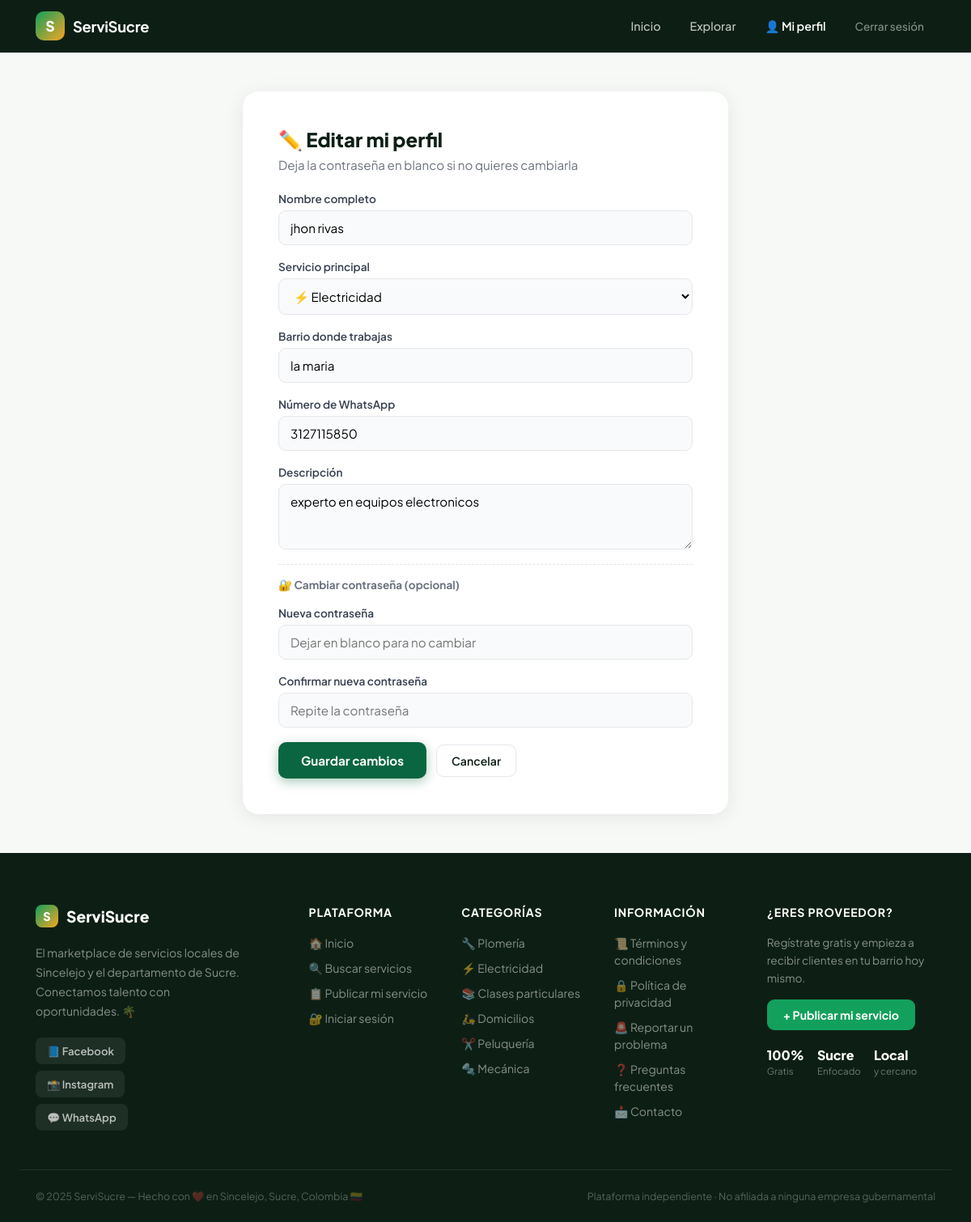
The app's page /perfil/1/editar (signed in) with its own data.
### tables this page shows
CREATE TABLE proveedores (
            id          INTEGER PRIMARY KEY AUTOINCREMENT,
            nombre      TEXT NOT NULL,
            servicio    TEXT NOT NULL,
            barrio      TEXT NOT NULL,
            telefono    TEXT NOT NULL,
            descripcion TEXT,
            foto        TEXT,
            password    TEXT NOT NULL,
            activo      INTEGER DEFAULT 1,
            fecha_reg   TIMESTAMP DEFAULT CURRENT_TIMESTAMP
        );

### app.py (the view, shortened to what this page needs)
@app.route('/perfil/<int:pid>/editar', methods=['GET', 'POST'])
def editar_perfil(pid):
    if session.get('proveedor_id') != pid:
        return redirect(f'/perfil/{pid}')
    conn = get_db()
    p    = conn.execute('SELECT * FROM proveedores WHERE id=?', (pid,)).fetchone()
    conn.close()
    return render_template('editar.html', proveedor=p, error=None)

### app.py (called while the page is built)
def get_db():
    conn = sqlite3.connect('database.db')
    conn.row_factory = sqlite3.Row
    return conn

### templates/editar.html (shortened to what this page needs)
{% extends "base.html" %}
{% block contenido %}
<div class="auth-page" style="max-width:600px">
    <div class="form-card" style="text-align:left">
        <h3>✏️ Editar mi perfil</h3>
        <p style="color:var(--gris); margin-bottom:24px">
            Deja la contraseña en blanco si no quieres cambiarla
        </p>
        <form action="/perfil/{{ proveedor['id'] }}/editar"
              method="POST" class="form-modern">
            <div class="form-group">
                <label>Nombre completo</label>
                <input type="text" name="nombre"
                       value="{{ proveedor['nombre'] }}" required>
            </div>
            <div class="form-group">
                <label>Servicio principal</label>
                <select name="servicio" required>
                    <option value="electricista" {% if proveedor['servicio']=='electricista' %}selected{% endif %}>⚡ Electricidad</option>
                </select>
            </div>
            <div class="form-group">
                <label>Barrio donde trabajas</label>
                <input type="text" name="barrio"
                       value="{{ proveedor['barrio'] }}" required>
            </div>
            <div class="form-group">
                <label>Número de WhatsApp</label>
                <input type="text" name="telefono"
                       value="{{ proveedor['telefono'] }}" required>
            </div>
            <div class="form-group">
                <label>Descripción</label>
                <textarea name="descripcion" rows="3">{{ proveedor['descripcion'] }}</textarea>
            </div>
            <div class="form-divider">🔐 Cambiar contraseña (opcional)</div>
            <div class="form-group">
                <label>Nueva contraseña</label>
                <input type="password" name="password"
                       placeholder="Dejar en blanco para no cambiar">
            </div>
            <div class="form-group">
                <label>Confirmar nueva contraseña</label>
                <input type="password" name="confirmar" placeholder="Repite la contraseña">
            </div>
            <div class="form-actions">
                <button type="submit" class="btn-primary">Guardar cambios</button>
                <a href="/perfil/{{ proveedor['id'] }}" class="btn-ver">Cancelar</a>
            </div>
        </form>
    </div>
</div>
{% endblock %}

### static/css/estilo.css (style rules this page uses)
:root { --verde: #0A6640; --verde2: #12A05C; --acento: #F5A623; --oscuro: #0D1F15; --gris: #6B7280; --gris-claro: #F3F4F6; --blanco: #FFFFFF; --radio: 14px; --sombra: 0 4px 24px rgba(0,0,0,0.08); --sombra-lg: 0 12px 48px rgba(0,0,0,0.14); }
*, *::before, *::after { margin:0; padding:0; box-sizing:border-box; }
body { font-family: 'Plus Jakarta Sans', sans-serif; background: #F7F9F7; color: var(--oscuro); min-height: 100vh; display: flex; flex-direction: column; }
.btn-primary { background: var(--verde); color:#fff; padding:13px 28px; border-radius:10px; border:none; font-size:0.95rem; font-weight:700; cursor:pointer; text-decoration:none; display:inline-block; transition: all 0.2s; font-family:inherit; box-shadow: 0 4px 14px rgba(10,102,64,0.35); }
.form-card { width:100%; }
.form-card h3 { font-size:1.4rem; font-weight:700; margin-bottom:28px; }
.form-modern { display:flex; flex-direction:column; gap:18px; }
.form-group { display:flex; flex-direction:column; gap:6px; }
.form-group label { font-size:0.85rem; font-weight:600; color:#374151; }
.form-group input, .form-group select, .form-group textarea { padding:11px 14px; border:1.5px solid #E5E7EB; border-radius:9px; font-size:0.95rem; font-family:inherit; transition:border 0.2s; background:#F9FAFB; }
.btn-ver { display:inline-block; padding:10px 18px; border-radius:9px; border:1.5px solid #E5E7EB; color:var(--oscuro); text-decoration:none; font-size:0.88rem; font-weight:600; transition:all 0.2s; }
.auth-page { max-width: 440px; margin: auto; }
.auth-page .form-card { background: #fff; border-radius: 20px; padding: 44px; box-shadow: var(--sombra); text-align: center; }
.auth-page .form-card h3 { font-size: 1.5rem; font-weight: 800; margin-bottom: 6px; }
.auth-page .form-card > p { color: var(--gris); margin-bottom: 24px; font-size: 0.95rem; }
.auth-page .form-modern { text-align: left; }
.form-divider { border-top: 1.5px dashed #E5E7EB; padding-top: 16px; font-size: 0.85rem; font-weight: 700; color: var(--gris); }
.form-actions { display: flex; gap: 12px; align-items: center; }

### records on screen
proveedores: nombre "jhon rivas", servicio "⚡ Electricidad", barrio "la maria", telefono "3127115850", descripcion "experto en equipos electronicos"
